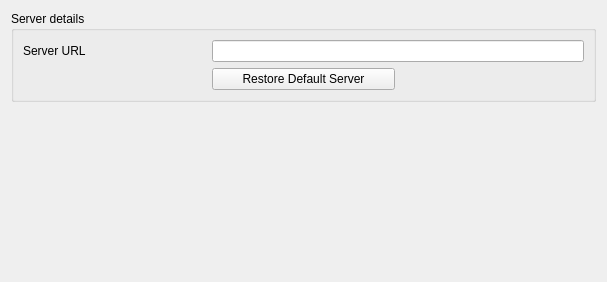
<?xml version="1.0" encoding="UTF-8"?>
<ui version="4.0">
 <class>RadioBrowserSettingsPage</class>
 <widget class="QWidget" name="RadioBrowserSettingsPage">
  <property name="geometry">
   <rect>
    <x>0</x>
    <y>0</y>
    <width>607</width>
    <height>282</height>
   </rect>
  </property>
  <property name="windowTitle">
   <string>RadioBrowser</string>
  </property>
  <layout class="QVBoxLayout" name="verticalLayout">
   <item>
    <widget class="QGroupBox" name="server_group">
     <property name="title">
      <string>Server details</string>
     </property>
     <layout class="QGridLayout" name="gridLayout">
      <item row="0" column="0">
       <widget class="QLabel" name="server_label">
        <property name="text">
         <string>Server URL</string>
        </property>
       </widget>
      </item>
      <item row="0" column="2" colspan="2">
       <widget class="QLineEdit" name="server"/>
      </item>
      <item row="1" column="2">
       <widget class="QPushButton" name="restoreButton">
        <property name="text">
         <string>Restore Default Server</string>
        </property>
       </widget>
      </item>
     </layout>
    </widget>
   </item>
   <item>
    <spacer name="verticalSpacer">
     <property name="orientation">
      <enum>Qt::Vertical</enum>
     </property>
     <property name="sizeHint" stdset="0">
      <size>
       <width>20</width>
       <height>40</height>
      </size>
     </property>
    </spacer>
   </item>
  </layout>
 </widget>
 <tabstops>
  <tabstop>server</tabstop>
 </tabstops>
 <resources/>
 <connections/>
</ui>
